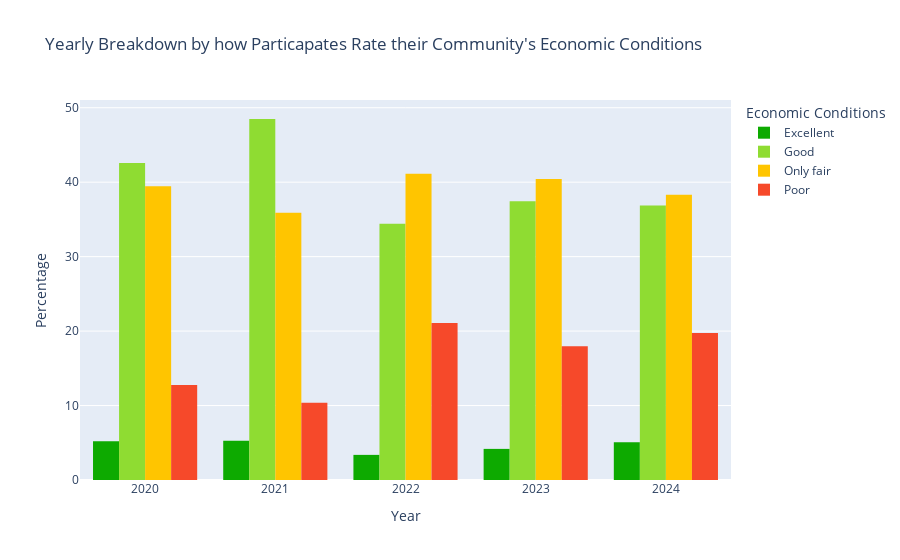

Notebook source saved alongside this figure:
### Markdown cell above
### Opinions about the Economy from 2020-2024

### Code cell
color_map = {
    'Excellent':"#0daa00",
    'Good':'#8fdc32',
    'Only fair':'#ffc500',
    'Poor':'#f6492a'
}
examine_changes('df_combined',None,'ECON1MOD','Economic Conditions',
                'Yearly Breakdown by how Particapates Rate their Community\'s Economic Conditions',1,[],color_map)

order = ['Better','About the same','Worse']
color_map = {
    'Better':"#8fdc32",
    'About the same':'#ffc500',
    'Worse':'#f6492a'
}
examine_changes('df_combined',None,'ECON1BMOD', 'Economic Conditions in 1 Year', 
                'Yearly Breakdown by Opinions about the Economic Conditions of their Community in 1 Year',1, order,color_map)

### Figure 1 — Plotly figure (JSON) as saved in the notebook; plotly's stock layout.template omitted (floating-point values rounded to 4 significant figures)
{"data": [{"alignmentgroup": "True", "bingroup": "x", "histfunc": "sum", "hovertemplate": "Economic Conditions=Excellent<br>Year=%{x}<br>sum of Percent=%{y}<extra></extra>", "legendgroup": "Excellent", "marker": {"color": "#0daa00", "pattern": {"shape": ""}}, "name": "Excellent", "offsetgroup": "Excellent", "orientation": "v", "showlegend": true, "type": "histogram", "x": [2020, 2021, 2022, 2023, 2024], "xaxis": "x", "y": [5.193, 5.269, 3.374, 4.178, 5.079], "yaxis": "y"}, {"alignmentgroup": "True", "bingroup": "x", "histfunc": "sum", "hovertemplate": "Economic Conditions=Good<br>Year=%{x}<br>sum of Percent=%{y}<extra></extra>", "legendgroup": "Good", "marker": {"color": "#8fdc32", "pattern": {"shape": ""}}, "name": "Good", "offsetgroup": "Good", "orientation": "v", "showlegend": true, "type": "histogram", "x": [2020, 2021, 2022, 2023, 2024], "xaxis": "x", "y": [42.59, 48.49, 34.41, 37.43, 36.87], "yaxis": "y"}, {"alignmentgroup": "True", "bingroup": "x", "histfunc": "sum", "hovertemplate": "Economic Conditions=Only fair<br>Year=%{x}<br>sum of Percent=%{y}<extra></extra>", "legendgroup": "Only fair", "marker": {"color": "#ffc500", "pattern": {"shape": ""}}, "name": "Only fair", "offsetgroup": "Only fair", "orientation": "v", "showlegend": true, "type": "histogram", "x": [2020, 2021, 2022, 2023, 2024], "xaxis": "x", "y": [39.44, 35.89, 41.13, 40.42, 38.32], "yaxis": "y"}, {"alignmentgroup": "True", "bingroup": "x", "histfunc": "sum", "hovertemplate": "Economic Conditions=Poor<br>Year=%{x}<br>sum of Percent=%{y}<extra></extra>", "legendgroup": "Poor", "marker": {"color": "#f6492a", "pattern": {"shape": ""}}, "name": "Poor", "offsetgroup": "Poor", "orientation": "v", "showlegend": true, "type": "histogram", "x": [2020, 2021, 2022, 2023, 2024], "xaxis": "x", "y": [12.77, 10.36, 21.09, 17.97, 19.73], "yaxis": "y"}], "layout": {"autosize": true, "barmode": "group", "legend": {"title": {"text": "Economic Conditions"}, "tracegroupgap": 0}, "title": {"text": "Yearly Breakdown by how Particapates Rate their Community's Economic Conditions"}, "xaxis": {"anchor": "y", "autorange": true, "domain": [0, 1], "range": [2020.0, 2024.0], "title": {"text": "Year"}, "type": "linear"}, "yaxis": {"anchor": "x", "autorange": true, "domain": [0, 1], "range": [0, 51.04], "title": {"text": "Percentage"}, "type": "linear"}}}
